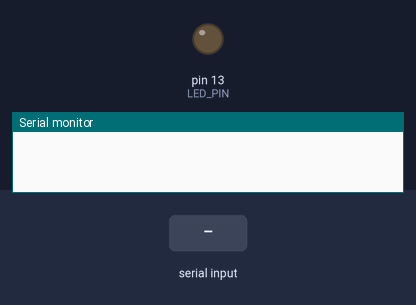
The sketch below on a simulated Arduino Uno, built with avr-gcc and run on an emulated ATmega328P. On the bench: output pins drawn as LEDs (lit = HIGH), the last lines printed to the serial monitor. The test bench sets the inputs (shaded band).

Above: at 1.2 s.
1.3 s: "1" received over Serial
At 1.7 s:
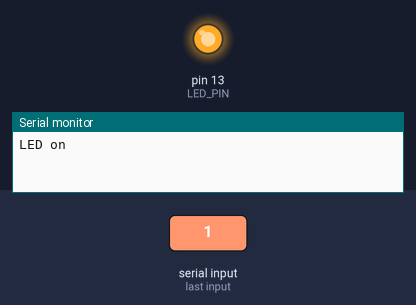
2.8 s: "2" received over Serial
At 4.1 s:
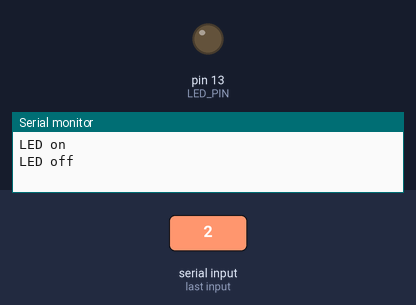
Timing chart, 0 to 5.8 s (numbered marks = the images above; inputs shaded):
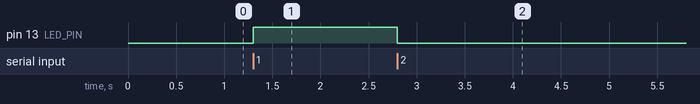

The sketch:

sketch_dec03a_first_serial_comunication.ino
```cpp
const unsigned int LED_PIN = 13;
const unsigned int BAUD_RATE = 9600;

void setup() {
  pinMode(LED_PIN, OUTPUT);
  Serial.begin(BAUD_RATE);
}

void loop() {
  if(Serial.available( )> 0){
    char command = Serial.read();
    if (command == '1') {
      digitalWrite(LED_PIN, HIGH);
      Serial.println("LED on");
    } else if (command == '2') {
      digitalWrite(LED_PIN, LOW);
      Serial.println("LED off");
    } else {
      Serial.print("Unknown command: ");
      Serial.println(command, BIN);
    }
  }
}
```

Measured:
- after the input at 1.3 s, pin 13 (LED_PIN): LOW → HIGH at once
- after the input at 2.8 s, pin 13 (LED_PIN): HIGH → LOW at once
